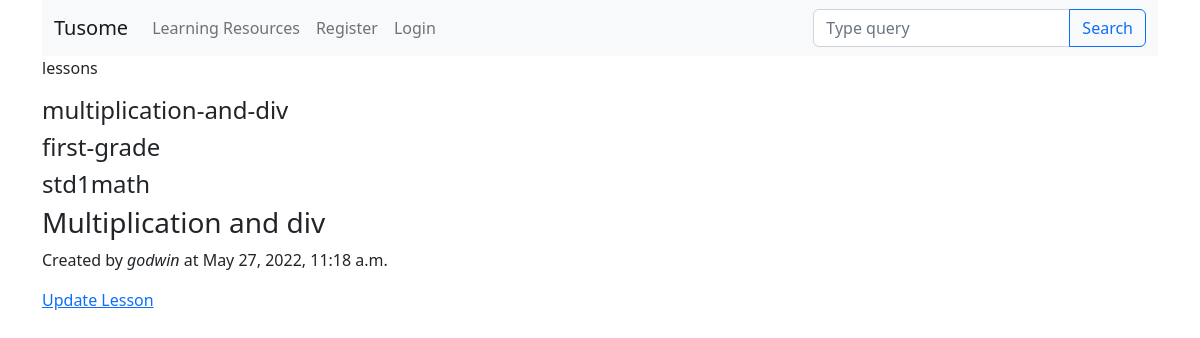
The page /curriculum/first-grade/std1math/multiplication-and-div/ on the database its author committed.
### carriculum/models.py (models this page shows, shortened)
class Lesson(models.Model):
    lesson_id=models.CharField(max_length=25, unique=True)
    name=models.CharField(max_length=30)
    position=models.PositiveSmallIntegerField(verbose_name="Chapter Number:")
    video = models.FileField(upload_to=renamevideo, blank=True, null=True, verbose_name="Lesson Video")
    presentation= models.FileField(upload_to=renamepresentation, blank=True, null=True, verbose_name="Lesson presentationj")
    notes= models.FileField(upload_to=renamenotes, blank=True, null=True, verbose_name="Lesson Notes")
    created_by=models.ForeignKey(User, on_delete=models.CASCADE)
    created_at=models.DateTimeField(auto_now_add=True)
    subject= models.ForeignKey(Subject, on_delete=models.CASCADE, related_name="lessons")
    slug= models.SlugField(null=True, blank=True)
    class Meta:
        ordering= ['position']

class Subject(models.Model):
    subject_id= models.CharField(max_length=20, unique=True)
    name= models.CharField(max_length=50)
    description= models.TextField(max_length=500, blank=True)
    standard=models.ForeignKey(Standard, on_delete=models.CASCADE, related_name="subjects")
    avator= models.ImageField(upload_to=renamesubjectavator, blank=True, verbose_name="Subject Avator")
    slug = models.SlugField(blank=True, null=True)

class Standard(models.Model):
    name= models.CharField(max_length=50)
    description= models.TextField(max_length=500, blank=True)
    slug = models.SlugField(blank=True, null=True)

### carriculum/views.py (the view)
# urls.py: path("<str:standard>/<str:subject>/<slug:slug>/", views.LessionsDetailView.as_view(), name="lesson_details"),
class LessionsDetailView(DetailView):
     context_object_name= "lessons"
     model = Lesson
     template_name= "carriculum/lessons_detail_view.html"

### carriculum/templates/carriculum/lessons_detail_view.html
{% extends "base.html" %}
{% block content %}
<p>lessons</p>
<h4>{{lessons.slug}}</h4>
<h4>{{lessons.subject.standard.slug}}</h4>
<h4>{{lessons.subject.slug }} </h4>
<h3> {{ lessons.name }} </h3>
<p>Created by <i>{{ lessons.created_by}} </i> at  {{lessons.created_at}}</p>
<a href="{% url 'carriculum:lesson_update' standard=lessons.subject.standard.slug subject=lessons.slug slug=lessons.slug %}"> Update Lesson</a>
{% endblock %}

### rows shown on the page
Lesson: slug "multiplication-and-div", subject.standard.slug "first-grade", subject.slug "std1math", name "Multiplication and div", created_by "godwin", created_at "May 27, 2022, 11:18 a.m."
